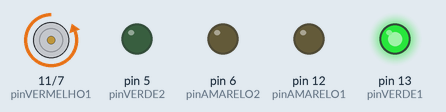
A sketch run on a simulated Arduino Uno, built with avr-gcc and run on an emulated ATmega328P. Parts: motor-driver pin pairs drawn as motors (green arrow = first pin HIGH = forward, orange = second pin HIGH = backward, longer = more drive), output pins drawn as LEDs (lit = HIGH).

Above: at 2.0 s.
At 4.5 s:
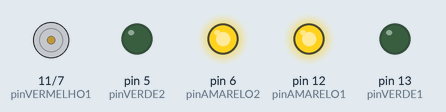
At 8.0 s:
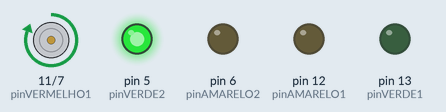
Timing chart, 0 to 14.3 s (numbered marks = the images above):
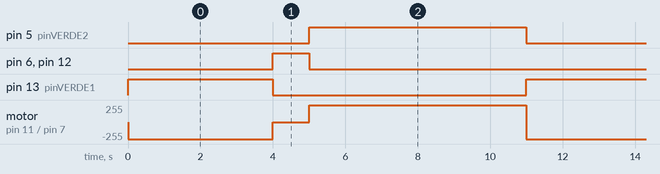

Measured:
- by itself, pin 5 (pinVERDE2): alternates HIGH for 6.0 s and LOW for 5.0 s
- by itself, pin 6 (pinAMARELO2), pin 12 (pinAMARELO1): alternates HIGH for 1.0 s and LOW for 10.0 s
- by itself, pin 13 (pinVERDE1): alternates HIGH for 4.0 s and LOW for 7.0 s
- by itself, motor on pin 11 (pinVERMELHO1) / pin 7 (pinVERMELHO2): repeats every 11.0 s: stopped 1.0 s, forward 255/255 6.0 s, backward 255/255 4.0 s

The sketch:

C_digo_Fonte_Comentado_-_Pedro_Henrique.ino
```cpp
// =====================================================
// PROJETO: SEMÁFORO SIMPLES COM ARDUINO
// Linguagem: C++ (Arduino)
// Profº Paulo Camargo
// Aluno: Pedro Henrique Prandwiski Borges Nº22
// =====================================================

// CONFIGURAÇÃO DOS PINOS
int pinVERMELHO1 = 11;
int pinAMARELO1  = 12;
int pinVERDE1    = 13;
int pinVERMELHO2 = 7;
int pinAMARELO2  = 6;
int pinVERDE2    = 5;

void setup()
{
    // Define os pinos como saída (executado apenas uma vez)
    pinMode(pinVERDE1, OUTPUT);
    pinMode(pinAMARELO1, OUTPUT);
    pinMode(pinVERMELHO1, OUTPUT);
     pinMode(pinVERDE2, OUTPUT);
    pinMode(pinAMARELO2, OUTPUT);
    pinMode(pinVERMELHO2, OUTPUT);
}

void loop()
{
    // FASE 1: VERDE (4 segundos)
    digitalWrite(pinVERDE1, HIGH);
      digitalWrite (pinVERMELHO2 , HIGH);
    delay(4000);
    digitalWrite(pinVERDE1, LOW);
      digitalWrite(pinVERMELHO2, LOW);

    // FASE 2: AMARELO (1 segundo)
    digitalWrite(pinAMARELO1, HIGH);
      digitalWrite(pinAMARELO2, HIGH);
    delay(1000);
    digitalWrite(pinAMARELO1, LOW);
      digitalWrite(pinAMARELO2, LOW);

    // FASE 3: VERMELHO (6 segundos)
    digitalWrite(pinVERMELHO1, HIGH);
      digitalWrite(pinVERDE2, HIGH);
    delay(6000);
    digitalWrite(pinVERMELHO1, LOW);
      digitalWrite(pinVERDE2, LOW);
}
```
